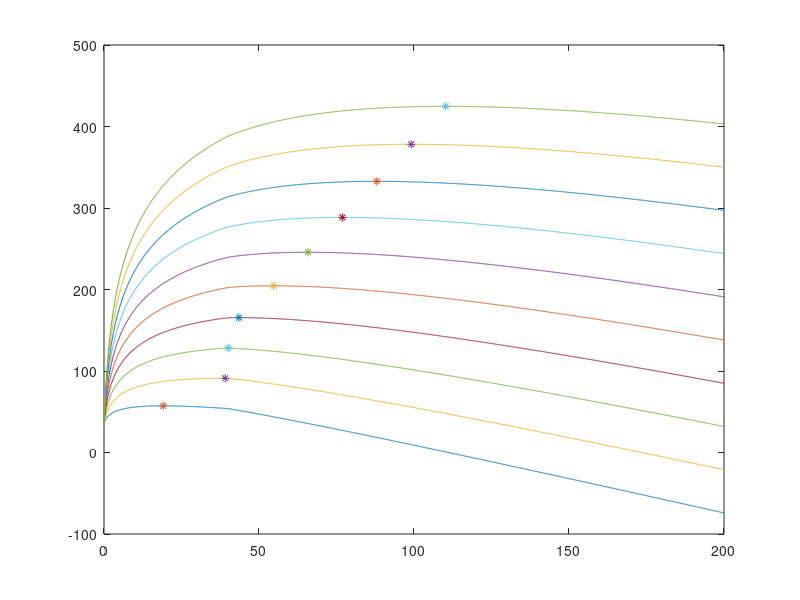

The MATLAB source for this figure:
k=10;
pv=40;
ps=0.9;
pb=0.5;
a=0.42;
x=0:0.1:200;
h=zeros(1,10);
z=zeros(1,10);

for i=1:2001
    pro(i)=k*log(1+x(i))-ps*max(x(i)-pv,0)-pb*min(x(i)-pv,0)+pv*a;
end
[z,h]=max(pro);
plot(0:0.1:200,pro);
hold on
plot(h*0.1,z,'*');

hold on
k=20;
for i=1:2001
    pro(i)=k*log(1+x(i))-ps*max(x(i)-pv,0)-pb*min(x(i)-pv,0)+pv*a;
end

[z,h]=max(pro);
plot(0:0.1:200,pro);
hold on
plot(h*0.1,z,'*');

hold on
k=30;
for i=1:2001
    pro(i)=k*log(1+x(i))-ps*max(x(i)-pv,0)-pb*min(x(i)-pv,0)+pv*a;
end

[z,h]=max(pro);
plot(0:0.1:200,pro);
hold on
plot(h*0.1,z,'*');

hold on
k=40;
for i=1:2001
    pro(i)=k*log(1+x(i))-ps*max(x(i)-pv,0)-pb*min(x(i)-pv,0)+pv*a;
end

[z,h]=max(pro);
plot(0:0.1:200,pro);
hold on
plot(h*0.1,z,'*');

hold on
k=50;
for i=1:2001
    pro(i)=k*log(1+x(i))-ps*max(x(i)-pv,0)-pb*min(x(i)-pv,0)+pv*a;
end

[z,h]=max(pro);
plot(0:0.1:200,pro);
hold on
plot(h*0.1,z,'*');

hold on
k=60;
for i=1:2001
    pro(i)=k*log(1+x(i))-ps*max(x(i)-pv,0)-pb*min(x(i)-pv,0)+pv*a;
end

[z,h]=max(pro);
plot(0:0.1:200,pro);
hold on
plot(h*0.1,z,'*');

hold on
k=70;
for i=1:2001
    pro(i)=k*log(1+x(i))-ps*max(x(i)-pv,0)-pb*min(x(i)-pv,0)+pv*a;
end

[z,h]=max(pro);
plot(0:0.1:200,pro);
hold on
plot(h*0.1,z,'*');

hold on
k=80;
for i=1:2001
    pro(i)=k*log(1+x(i))-ps*max(x(i)-pv,0)-pb*min(x(i)-pv,0)+pv*a;
end

[z,h]=max(pro);
plot(0:0.1:200,pro);
hold on
plot(h*0.1,z,'*');

hold on
k=90;
for i=1:2001
    pro(i)=k*log(1+x(i))-ps*max(x(i)-pv,0)-pb*min(x(i)-pv,0)+pv*a;
end

[z,h]=max(pro);
plot(0:0.1:200,pro);
hold on
plot(h*0.1,z,'*');

hold on
k=100;
for i=1:2001
    pro(i)=k*log(1+x(i))-ps*max(x(i)-pv,0)-pb*min(x(i)-pv,0)+pv*a;
end

[z,h]=max(pro);
plot(0:0.1:200,pro);
hold on
plot(h*0.1,z,'*');